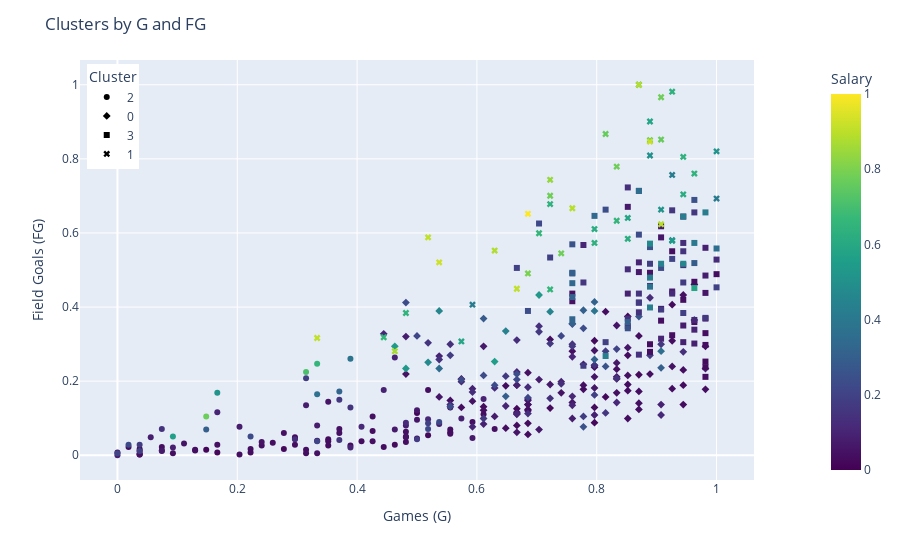

Notebook cell for this chart:
### Code cell
#Use the recommended number of cluster (assuming it's different) to retrain your model and visualize the results

# model was the same but I will paste and run the cells down here

fig = px.scatter(
    scaled_data,
    x="G",
    y="FG",
    color="Salary",         
    symbol="Cluster",        
    color_continuous_scale="viridis",  
    hover_data=["Player", "Salary", "AST", "TRB"]
)

fig.update_layout(
    title="Clusters by G and FG",
    xaxis_title="Games (G)",
    yaxis_title="Field Goals (FG)",
    legend=dict(x=0.01, y=0.99),
    coloraxis_colorbar=dict(x=1.1)

)

fig.show()
